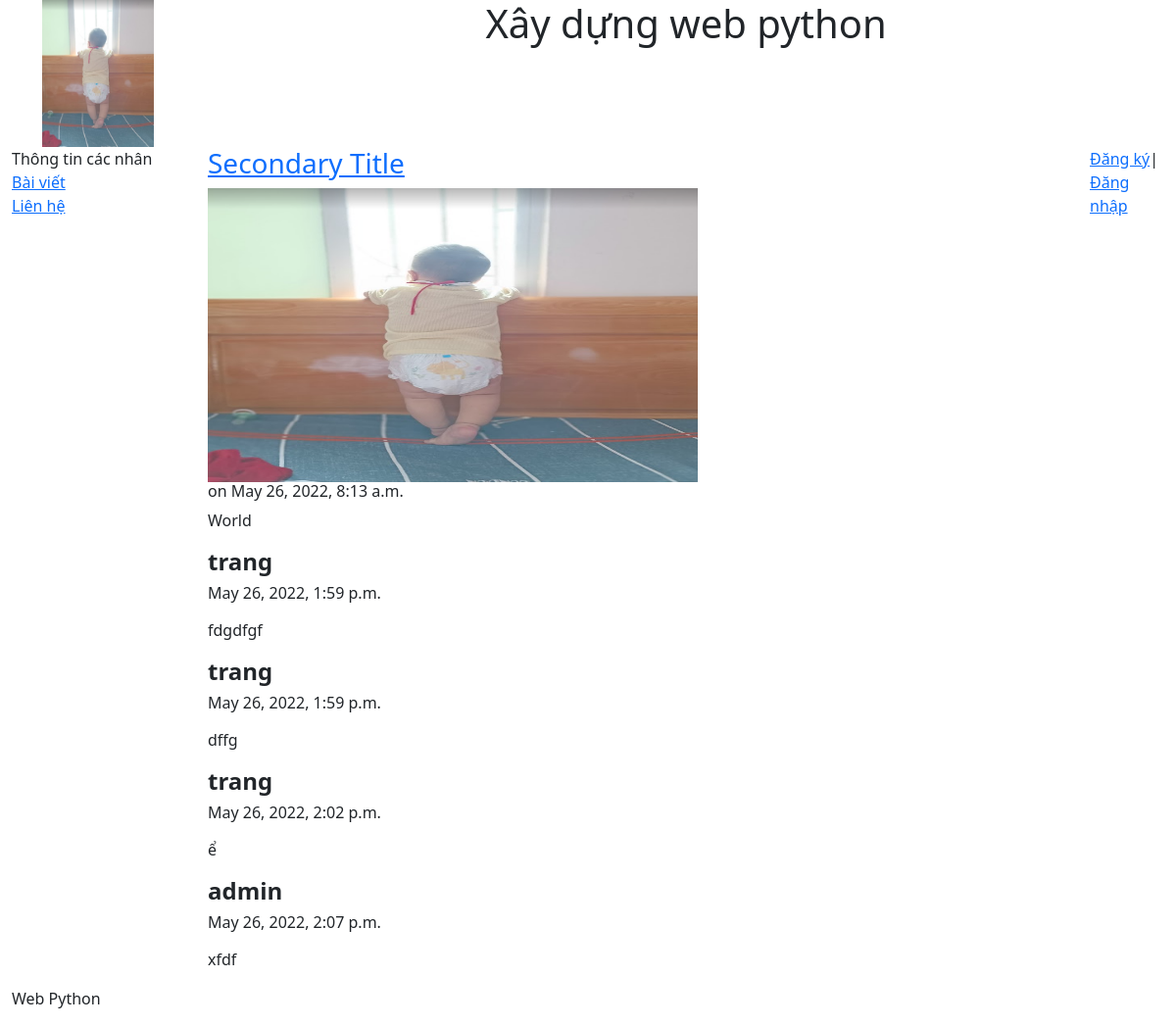
The app's page /blog/2/ with its own data.
### blog/models.py (models this page shows, shortened)
class Post(models.Model):
    title= models.CharField(max_length=200)
    body= models.TextField()
    date= models.DateTimeField(auto_now_add=True)
    image= models.ImageField(null=True)

class Comment(models.Model):
    post= models.ForeignKey(Post,on_delete=models.CASCADE,related_name='comments')
    author= models.ForeignKey(settings.AUTH_USER_MODEL,on_delete=models.CASCADE)
    body=models.TextField()
    date= models.DateTimeField(auto_now_add=True)

### blog/views.py (the view)
# urls.py: path('<int:pk>/', views.post, name='post'),
def post(request, pk):
    post = get_object_or_404(Post, pk=pk)
    form = CommentForm()
    if request.method == "POST":
        form = CommentForm(request.POST, author=request.user, post=post)
        if form.is_valid():
            form.save()
            return HttpResponseRedirect(request.path)
    return render(request, "blog/post.html", {"post": post, "form": form})

### blog/templates/blog/post.html (shortened to what this page needs)
{% extends "pages/base.html" %}
{% block content %}
<h3><a href="{% url 'post' post.id%}">{{post.title}}</a></h3>
<img src="{{post.image.url}}" width="500px" height="300px" />
<h6>on {{post.date}}</h6>
{{post.body|safe|linebreaks}}
{% for comment in post.comments.all %}
    <h4><strong>{{comment.author}}</strong></h4>
    <h6><p>{{comment.date}}</p></h6>
    <p>{{comment.body|linebreaks}}</p>
{% endfor %}
{% endblock %}

### home/templates/pages/base.html (shortened to what this page needs)
<!DOCTYPE html>
<html lang="en">
<head>
   {% load static %}
    <link rel="stylesheet" href="{% static 'css/bootstrap.min.css' %}" type="text/css">
</head>
<body>
    <div class="container-fluid" style="min-height: 95%;">
        <div class="row">
            <div class="col-sm-2">
                <center>
                    <img src="{% static 'images/Capture.PNG'%}" style="max-height:150px">
                </center>
            </div>
            <div class="col-sm-10">
                <center>
                    <h1>Xây dựng web python</h1>
                </center>
            </div>
        </div>
        <div class="row">
            <div class="col-sm-2">
                <div class="bs-sliderbar">
                 <ul class="nav flex-column">
                     <li class="nav-item"><a >Thông tin các nhân</a></li>
                     <li class="nav-item"><a href="{% url 'blog'%}">Bài viết</a></li>
                     <li class="nav-item"><a href="{% url 'contact'%}">Liên hệ</a></li>
                 </ul>
                </div>
            </div>
            <div class="col-sm-9">
                {% block content%}
                {%endblock%}
            </div>
            <div class="col-sm-1">
                {% if user.username %}
                    <p>Xin chào {{user.username}}</p>
                    <p><a href="{% url 'logout' %}">Đăng xuất</a></p>
                {% else %}
                    <p><a href="{% url 'register' %}">Đăng ký</a>|<a href="{% url 'login' %}">Đăng nhập</a></p>
                {% endif %}
            </div>
        </div>
    </div>
    <footer>
        <div class="container-fluid">
            <p>Web Python</p>
        </div>
    </footer>
</body>
</html>

### records on screen
Post: title "Secondary Title", image (picture), date "May 26, 2022, 8:13 a.m.", body "World"
Comment: author "trang", date "May 26, 2022, 1:59 p.m.", body "fdgdfgf"
Comment: author "trang", date "May 26, 2022, 1:59 p.m.", body "dffg"
Comment: author "trang", date "May 26, 2022, 2:02 p.m.", body "ể"
Comment: author "admin", date "May 26, 2022, 2:07 p.m.", body "xfdf"
